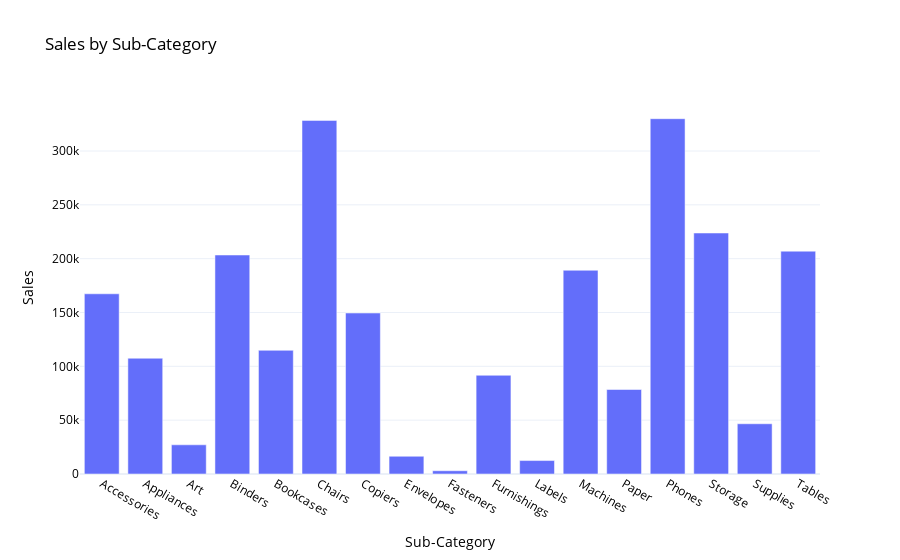

Here is the notebook cell this chart was saved with:
### Code cell
# visualizing the sub-categories sales analysis
fig = px.bar(sales_by_sub,
             x='Sub-Category',
             y='Sales',
             title='Sales by Sub-Category')

fig.update_layout(paper_bgcolor='white',
                  plot_bgcolor='white',
                  font=dict(color='black'),)
fig.show()

### Figure 1 — Plotly figure (JSON) as saved in the notebook; plotly's stock layout.template omitted (floating-point values rounded to 4 significant figures)
{"data": [{"hovertemplate": "Sub-Category=%{x}<br>Sales=%{y}<extra></extra>", "legendgroup": "", "marker": {"color": "#636efa", "pattern": {"shape": ""}}, "name": "", "orientation": "v", "showlegend": false, "textposition": "auto", "x": ["Accessories", "Appliances", "Art", "Binders", "Bookcases", "Chairs", "Copiers", "Envelopes", "Fasteners", "Furnishings", "Labels", "Machines", "Paper", "Phones", "Storage", "Supplies", "Tables"], "xaxis": "x", "y": [167400.0, 107500.0, 27120.0, 203400.0, 114900.0, 328400.0, 149500.0, 16480.0, 3024.0, 91710.0, 12490.0, 189200.0, 78480.0, 330000.0, 223800.0, 46670.0, 207000.0], "yaxis": "y", "type": "bar"}], "layout": {"xaxis": {"anchor": "y", "domain": [0.0, 1.0], "title": {"text": "Sub-Category"}}, "yaxis": {"anchor": "x", "domain": [0.0, 1.0], "title": {"text": "Sales"}}, "legend": {"tracegroupgap": 0}, "title": {"text": "Sales by Sub-Category"}, "barmode": "relative", "font": {"color": "black"}, "paper_bgcolor": "white", "plot_bgcolor": "white"}}
